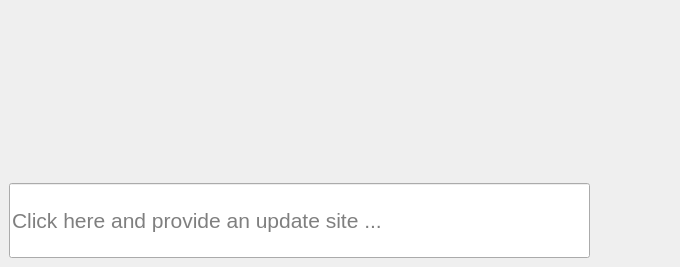
<?xml version="1.0" encoding="UTF-8"?>
<ui version="4.0">
 <class>MainWindow</class>
 <widget class="QMainWindow" name="MainWindow">
  <property name="geometry">
   <rect>
    <x>0</x>
    <y>0</y>
    <width>680</width>
    <height>267</height>
   </rect>
  </property>
  <property name="windowTitle">
   <string>MainWindow</string>
  </property>
  <widget class="QWidget" name="centralwidget">
   <layout class="QVBoxLayout" name="verticalLayout_2">
    <item>
     <widget class="QLabel" name="label_2">
      <property name="text">
       <string/>
      </property>
      <property name="pixmap">
       <pixmap resource="../resources.qrc">:/archlinux_banner</pixmap>
      </property>
     </widget>
    </item>
    <item>
     <layout class="QHBoxLayout" name="horizontalLayout">
      <item>
       <layout class="QVBoxLayout" name="verticalLayout">
        <item>
         <widget class="QLineEdit" name="lineEdit">
          <property name="sizePolicy">
           <sizepolicy hsizetype="Expanding" vsizetype="Minimum">
            <horstretch>0</horstretch>
            <verstretch>0</verstretch>
           </sizepolicy>
          </property>
          <property name="font">
           <font>
            <pointsize>16</pointsize>
           </font>
          </property>
          <property name="focusPolicy">
           <enum>Qt::ClickFocus</enum>
          </property>
          <property name="text">
           <string/>
          </property>
          <property name="placeholderText">
           <string>Click here and provide an update site ...</string>
          </property>
         </widget>
        </item>
       </layout>
      </item>
      <item>
       <widget class="QLabel" name="label">
        <property name="sizePolicy">
         <sizepolicy hsizetype="Preferred" vsizetype="Preferred">
          <horstretch>0</horstretch>
          <verstretch>0</verstretch>
         </sizepolicy>
        </property>
        <property name="minimumSize">
         <size>
          <width>75</width>
          <height>75</height>
         </size>
        </property>
        <property name="maximumSize">
         <size>
          <width>75</width>
          <height>75</height>
         </size>
        </property>
        <property name="text">
         <string/>
        </property>
        <property name="pixmap">
         <pixmap resource="../resources.qrc">:/not_valid</pixmap>
        </property>
       </widget>
      </item>
     </layout>
    </item>
   </layout>
  </widget>
 </widget>
 <resources>
  <include location="../resources.qrc"/>
 </resources>
 <connections/>
</ui>
